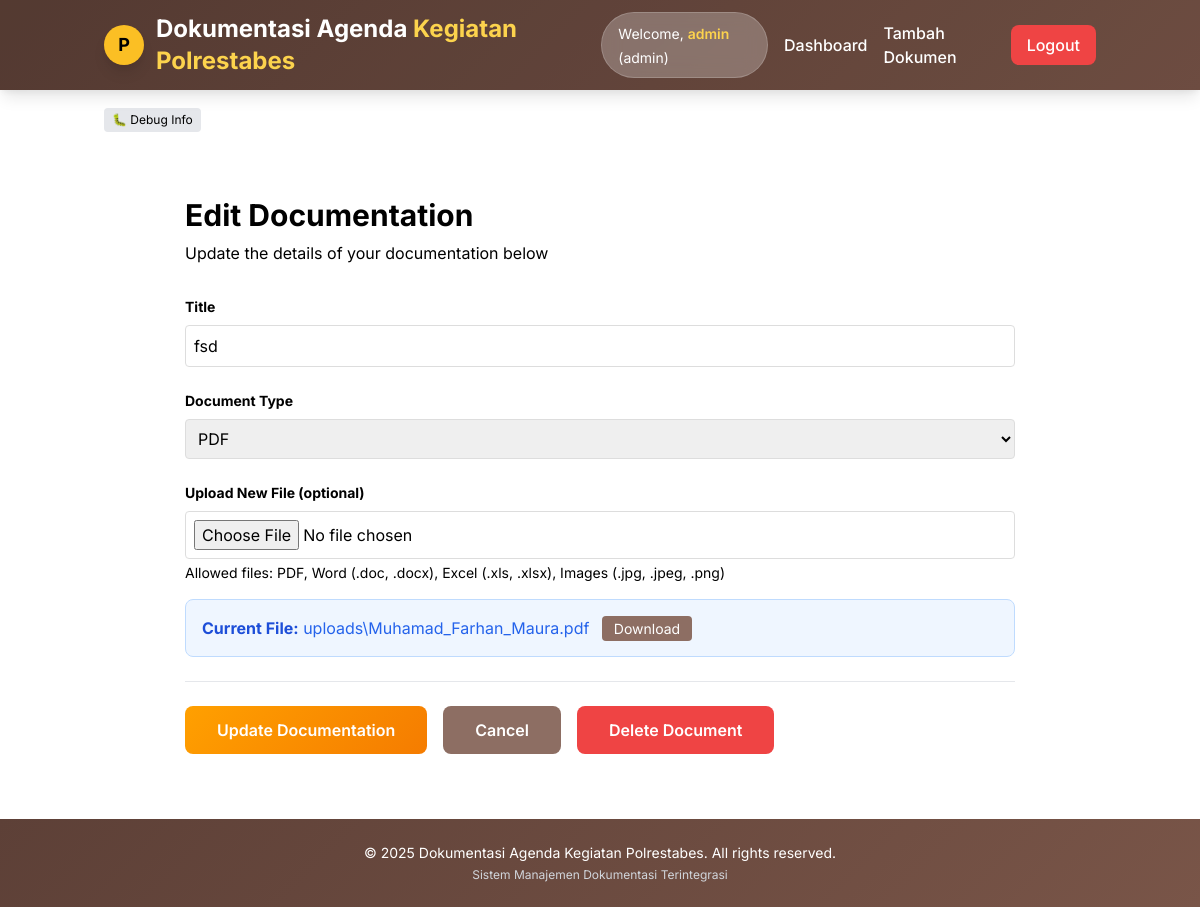
The app's page /edit_doc/1 (signed in) with its own data.
### app.py (models this page shows)
class Documentation(db.Model):
    id = db.Column(db.Integer, primary_key=True)
    title = db.Column(db.String(200), nullable=False)
    content = db.Column(db.Text)
    file_path = db.Column(db.String(300))
    doc_type = db.Column(db.String(50), nullable=False)
    created_at = db.Column(db.DateTime, nullable=False, default=datetime.utcnow)
    user_id = db.Column(db.Integer, db.ForeignKey('user.id'), nullable=False)

### app.py (the view, shortened to what this page needs)
@app.route('/edit_doc/<int:doc_id>', methods=['GET', 'POST'])
def edit_doc(doc_id):
    if 'user_id' not in session:
        return redirect(url_for('login'))
    doc = Documentation.query.get_or_404(doc_id)
    if not can_edit_delete(doc):
        flash('You do not have permission to edit documents', 'error')
        return redirect(url_for('dashboard'))
    return render_template('edit_doc.html', doc=doc)

### app.py (called while the page is built)
def can_edit_delete(doc):
    if 'user_id' not in session:
        return False
    return session.get('role') == 'admin'

### templates/edit_doc.html (shortened to what this page needs)
{% extends "base.html" %}
{% block content %}
<div class="max-w-4xl mx-auto animate-on-scroll">
    <div class="glass rounded-2xl p-8">
        <h2 class="text-3xl font-bold text-brown-800 mb-2">Edit Documentation</h2>
        <p class="text-brown-600 mb-8">Update the details of your documentation below</p>
        <form method="POST" enctype="multipart/form-data" class="space-y-6">
            <div class="form-group">
                <label class="block text-sm font-medium text-brown-700 mb-2">Title</label>
                <input type="text" name="title"
                       value="{{ doc.title }}"
                       required
                       class="w-full px-4 py-3 border border-gray-300 rounded-lg focus:ring-2 focus:ring-yellow-500 focus:border-yellow-500 transition-all duration-300">
            </div>
            <div class="form-group">
                <label class="block text-sm font-medium text-brown-700 mb-2">Document Type</label>
                <select name="doc_type" id="doc-type-select" required
                        class="w-full px-4 py-3 border border-gray-300 rounded-lg focus:ring-2 focus:ring-yellow-500 focus:border-yellow-500 transition-all duration-300">
                    <option value="pdf" {% if doc.doc_type == 'pdf' %}selected{% endif %}>PDF</option>
                </select>
            </div>
            <div class="form-group" id="file-field" style="display: none">
                <label class="block text-sm font-medium text-brown-700 mb-2">Upload New File (optional)</label>
                <input type="file" name="file"
                       class="w-full px-4 py-3 border border-gray-300 rounded-lg focus:ring-2 focus:ring-yellow-500 focus:border-yellow-500 transition-all duration-300">
                <small class="text-sm text-brown-500 mt-1 block">
                    Allowed files: PDF, Word (.doc, .docx), Excel (.xls, .xlsx), Images (.jpg, .jpeg, .png)
                </small>
                {% if doc.file_path %}
                <div class="current-file mt-4 p-4 bg-blue-50 rounded-lg border border-blue-200">
                    <strong class="text-blue-700">Current File:</strong>
                    <span class="text-blue-600">{{ doc.file_path.split('/')[-1] }}</span>
                    <a href="{{ url_for('download_file', doc_id=doc.id) }}"
                       class="btn-secondary-custom ml-2 px-3 py-1 rounded text-sm">
                        Download
                    </a>
                </div>
                {% endif %}
            </div>
            <div class="form-actions flex flex-wrap gap-4 pt-6 border-t border-gray-200">
                <button type="submit"
                        class="btn-primary-custom px-8 py-3 rounded-lg font-semibold">
                    Update Documentation
                </button>
                <a href="{{ url_for('dashboard') }}"
                   class="btn-secondary-custom px-8 py-3 rounded-lg font-semibold">
                    Cancel
                </a>
                {% if session.role == 'admin' or doc.user_id == session.user_id %}
                <button type="button" onclick="confirmDelete()"
                        class="bg-red-500 hover:bg-red-600 text-white px-8 py-3 rounded-lg font-semibold transition-colors duration-300">
                    Delete Document
                </button>
                {% endif %}
            </div>
        </form>
    </div>
</div>
{% endblock %}

### static/style.css (style rules this page uses)
* { margin: 0; padding: 0; box-sizing: border-box; }
body { font-family: "Inter", sans-serif; background: linear-gradient(135deg, #fef9e7 0%, #fef5e7 100%); display: flex; flex-direction: column; min-height: 100vh; }
:root { --brown-dark: #5d4037; --brown-medium: #795548; --brown-light: #8d6e63; --brown-soft: #d7ccc8; --yellow-dark: #f57c00; --yellow-medium: #ffa000; --yellow-light: #ffb74d; --yellow-soft: #ffecb3; --cream: #fff8e1; }
.btn-primary-custom { background: linear-gradient( 135deg, var(--yellow-medium) 0%, var(--yellow-dark) 100% ); color: white; transition: all 0.3s ease; }
.btn-secondary-custom { background: var(--brown-light); color: white; transition: all 0.3s ease; }
.animate-on-scroll { opacity: 0; transform: translateY(30px); transition: all 0.6s ease; }
.animate-on-scroll.animated { opacity: 1; transform: translateY(0); }
.glass { background: rgba(255, 255, 255, 0.25); backdrop-filter: blur(10px); border: 1px solid rgba(255, 255, 255, 0.18); }
.min-h-screen { min-height: 100vh; display: flex; flex-direction: column; }
.form-group { margin-bottom: 1rem; }
.form-group label { display: block; margin-bottom: 0.5rem; font-weight: bold; }
.form-group input, .form-group select, .form-group textarea { width: 100%; padding: 0.5rem; border: 1px solid #ddd; border-radius: 4px; font-size: 1rem; }

### records on screen
Documentation: title "fsd", doc_type "PDF", file_path "uploads\\Muhamad_Farhan_Maura.pdf"

### other values on screen
{{ session.username }} "admin"
{{ session.role }} "admin"
